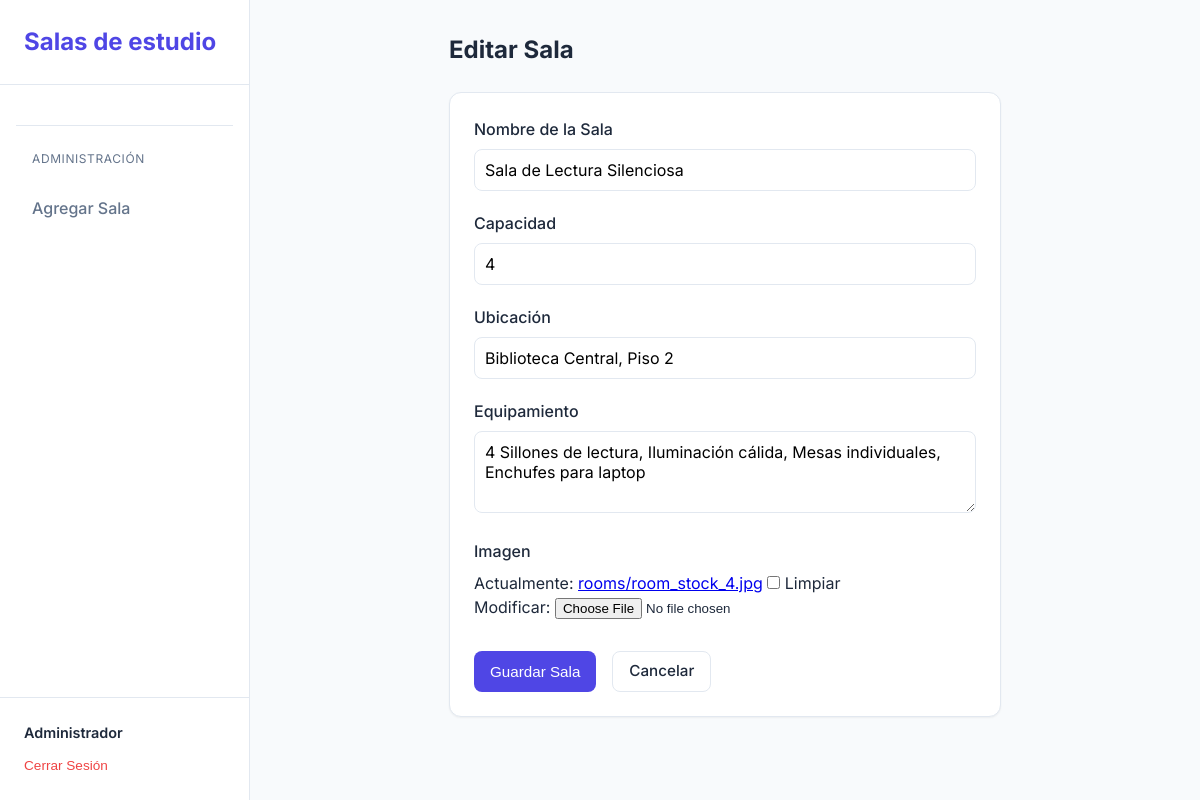
The app's page /room/4/edit/ (signed in) with its own data.
### reservations/models.py (models this page shows, shortened)
class User(AbstractUser):
    email = models.EmailField(_('dirección de correo'), unique=True, validators=[validate_institutional_email])
    USERNAME_FIELD = 'email'
    REQUIRED_FIELDS = ['username']
    @property
    def role_name(self):
        if self.is_staff:
            return "Administrador"
        if self.groups.filter(name='Profesor').exists():
            return "Profesor"
        return "Estudiante"

class Room(models.Model):
    name = models.CharField(max_length=100, verbose_name="Nombre")
    capacity = models.PositiveIntegerField(verbose_name="Capacidad")
    location = models.CharField(max_length=100, verbose_name="Ubicación")
    equipment = models.TextField(help_text="Lista de equipamiento separado por comas", verbose_name="Equipamiento")
    image = models.ImageField(upload_to='rooms/', blank=True, null=True, verbose_name="Imagen de la Sala")

### reservations/views.py (the view)
# urls.py: path('room/<int:pk>/edit/', views.RoomUpdateView.as_view(), name='room_edit'),
class RoomUpdateView(LoginRequiredMixin, UserPassesTestMixin, UpdateView):
    model = Room
    form_class = RoomForm
    template_name = 'reservations/room_form.html'
    success_url = reverse_lazy('home')
    def test_func(self):
        return self.request.user.is_staff

### reservations/forms.py
class RoomForm(forms.ModelForm):
    class Meta:
        model = Room
        fields = ['name', 'capacity', 'location', 'equipment', 'image']
        labels = {
            'name': 'Nombre de la Sala',
            'capacity': 'Capacidad',
            'location': 'Ubicación',
            'equipment': 'Equipamiento',
            'image': 'Imagen',
        }
        widgets = {
            'name': forms.TextInput(attrs={'class': 'form-control'}),
            'capacity': forms.NumberInput(attrs={'class': 'form-control'}),
            'location': forms.TextInput(attrs={'class': 'form-control'}),
            'equipment': forms.Textarea(attrs={'class': 'form-control', 'rows': 3, 'placeholder': 'Ej: Pizarra, TV, Proyector'}),
        }

### reservations/templates/reservations/room_form.html (shortened to what this page needs)
{% extends 'reservations/base.html' %}
{% block content %}
<div class="container" style="max-width: 600px;">
    <h1 class="section-title">{% if form.instance.pk %}Editar Sala{% else %}Agregar Nueva Sala{% endif %}</h1>
    <div class="card">
        <div class="card-body">
            <form method="post" enctype="multipart/form-data">
                {% for field in form %}
                <div class="form-group">
                    <label for="{{ field.id_for_label }}" class="form-label">{{ field.label }}</label>
                    {{ field }}
                </div>
                {% endfor %}
                <div style="display: flex; gap: 1rem; margin-top: 2rem;">
                    <button type="submit" class="btn btn-primary">Guardar Sala</button>
                    <a href="{% url 'home' %}" class="btn btn-secondary">Cancelar</a>
                </div>
            </form>
        </div>
    </div>
</div>
{% endblock %}

### reservations/templates/reservations/base.html (shortened to what this page needs)
{% load static %}
<!DOCTYPE html>
<html lang="es">
<head>
    <link rel="stylesheet" href="{% static 'css/style.css' %}">
</head>
<body>
    <div class="layout-container">
        {% if user.is_authenticated %}
        <aside class="sidebar">
            <div class="sidebar-header">
                <a href="{% url 'home' %}" class="logo">Salas de estudio</a>
            </div>
            <nav class="sidebar-nav">
                {% if user.is_staff %}
                <div class="nav-divider"></div>
                <span class="nav-label">Administración</span>
                <a href="{% url 'room_add' %}" class="nav-item">Agregar Sala</a>
                {% endif %}
            </nav>
            <div class="sidebar-footer">
                <div class="user-info">
                    <span class="user-name">{{ user.role_name }}</span>
                    <form action="{% url 'logout' %}" method="post">
                        <button type="submit" class="btn-logout">Cerrar Sesión</button>
                    </form>
                </div>
            </div>
        </aside>
        {% endif %}
        <main class="main-content {% if not user.is_authenticated %}full-width{% endif %}">
            <div class="container">
                {% block content %}
                {% endblock %}
            </div>
        </main>
    </div>
</body>
</html>

### reservations/static/css/style.css (style rules this page uses)
:root { --primary-color: #4f46e5; --primary-hover: #4338ca; --secondary-color: #64748b; --background-color: #f8fafc; --surface-color: #ffffff; --text-main: #1e293b; --text-muted: #64748b; --border-color: #e2e8f0; --error-color: #ef4444; --success-color: #22c55e; --sidebar-width: 250px; --shadow-sm: 0 1px 2px 0 rgb(0 0 0 / 0.05); --shadow-md: 0 4px 6px -1px rgb(0 0 0 / 0.1), 0 2px 4px -2px rgb(0 0 0 / 0.1); --radius-md: 0.5rem; --radius-lg: 0.75rem; }
* { box-sizing: border-box; margin: 0; padding: 0; }
body { font-family: 'Inter', sans-serif; background-color: var(--background-color); color: var(--text-main); line-height: 1.5; min-height: 100vh; }
.layout-container { display: flex; min-height: 100vh; }
.sidebar { width: var(--sidebar-width); background-color: var(--surface-color); border-right: 1px solid var(--border-color); display: flex; flex-direction: column; position: fixed; height: 100vh; left: 0; top: 0; }
.main-content { flex: 1; margin-left: var(--sidebar-width); padding: 2rem; background-color: var(--background-color); min-height: 100vh; }
.sidebar-header { padding: 1.5rem; border-bottom: 1px solid var(--border-color); }
.sidebar-nav { flex: 1; padding: 1.5rem 1rem; display: flex; flex-direction: column; gap: 0.5rem; }
.nav-item { display: block; padding: 0.75rem 1rem; color: var(--text-muted); text-decoration: none; border-radius: var(--radius-md); font-weight: 500; transition: all 0.2s; }
.nav-divider { height: 1px; background-color: var(--border-color); margin: 1rem 0; }
.nav-label { font-size: 0.75rem; text-transform: uppercase; letter-spacing: 0.05em; color: var(--text-muted); margin-bottom: 0.5rem; padding-left: 1rem; }
.sidebar-footer { padding: 1.5rem; border-top: 1px solid var(--border-color); }
.user-info { display: flex; flex-direction: column; gap: 0.5rem; }
.user-name { font-weight: 600; font-size: 0.9rem; }
.btn-logout { background: none; border: none; color: var(--error-color); cursor: pointer; font-size: 0.85rem; padding: 0; text-align: left; }
.logo { font-size: 1.5rem; font-weight: 700; color: var(--primary-color); text-decoration: none; }
.container { max-width: 1200px; margin: 0 auto; padding: 0 1.5rem; }
.btn { display: inline-flex; align-items: center; justify-content: center; padding: 0.5rem 1rem; border-radius: var(--radius-md); font-weight: 500; text-decoration: none; cursor: pointer; transition: all 0.2s; border: none; font-size: 0.95rem; }
.btn-primary { background-color: var(--primary-color); color: white; }
.btn-secondary { background-color: white; border: 1px solid var(--border-color); color: var(--text-main); }
.card { background-color: var(--surface-color); border-radius: var(--radius-lg); box-shadow: var(--shadow-sm); border: 1px solid var(--border-color); overflow: hidden; transition: transform 0.2s, box-shadow 0.2s; }
.card-body { padding: 1.5rem; }
.form-group { margin-bottom: 1.25rem; }
.form-label { display: block; margin-bottom: 0.5rem; font-weight: 500; color: var(--text-main); }
.form-control { width: 100%; padding: 0.625rem; border: 1px solid var(--border-color); border-radius: var(--radius-md); font-family: inherit; font-size: 1rem; transition: border-color 0.2s; }
.section-title { font-size: 1.5rem; font-weight: 700; color: var(--text-main); margin-bottom: 1.5rem; }

### records on screen
User: role_name "Administrador"
Room: form "Sala de Lectura Silenciosa" "4" "Biblioteca Central, Piso 2" "4 Sillones de lectura, Iluminación cálida, Mesas individuales, Enchufes para laptop"

### other values on screen
{{ field.label }} "Nombre de la Sala" "Capacidad" "Ubicación" "Equipamiento" "Imagen"
